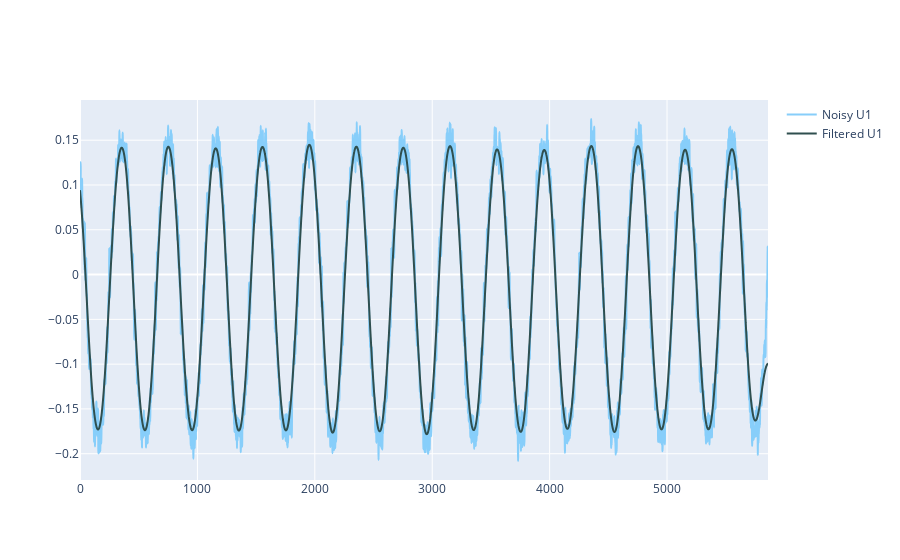

The cell this chart's notebook holds for it:
### Code cell
import numpy as np
from scipy.signal import butter,filtfilt

# Filter requirements.
fs = 20000.0       # sample rate, Hz
cutoff = 100     # desired cutoff frequency of the filter, Hz ,      slightly higher than actual 1.2 Hz
nyq = 0.5 * fs  # Nyquist Frequency
order = 2       # sin wave can be approx represented as quadratic


def butter_lowpass_filter(data, cutoff, fs, order):
    normal_cutoff = cutoff / nyq
    # Get the filter coefficients 
    b, a = butter(order, normal_cutoff, btype='low', analog=False)
    y = filtfilt(b, a, data)
    return y


import plotly.graph_objects as go

# Filter the data, and plot both the original and filtered signals.
U1_filt = butter_lowpass_filter(data=U1, cutoff=cutoff, fs=fs, order=order)
I1_filt = butter_lowpass_filter(data=I1, cutoff=cutoff, fs=fs, order=order)

fig = go.Figure()

fig.add_trace(go.Scatter(
            # x = time.to_numpy(),
            y = U1,
            line =  dict(shape =  'spline', color = 'lightskyblue'),
            name = 'Noisy U1',
            ))

fig.add_trace(go.Scatter(
            y = U1_filt,
            line =  dict(shape =  'spline', color = 'darkslategrey'),
            name = 'Filtered U1'
            ))

fig.show()

### Figure 1 — Plotly figure (JSON) as saved in the notebook; plotly's stock layout.template omitted (floating-point values rounded to 4 significant figures; data arrays with more than 128 entries replaced by an {"elided": "..."} marker saying what was removed)
{"data": [{"line": {"color": "lightskyblue", "shape": "spline"}, "name": "Noisy U1", "type": "scatter", "y": {"elided": "5861 float values"}}, {"line": {"color": "darkslategrey", "shape": "spline"}, "name": "Filtered U1", "type": "scatter", "y": {"elided": "5861 float values"}}], "layout": {}}
